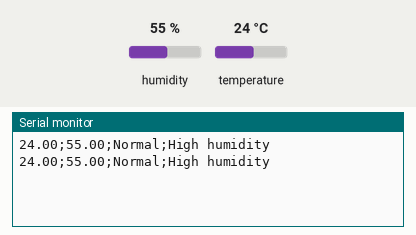
The sketch below on a simulated Arduino Uno, built with avr-gcc and run on an emulated ATmega328P. Shown: the last lines printed to the serial monitor. The test bench sets the inputs (shaded band); at power-on: humidity 55 %, temperature 24 °C.

Above: at 1.8 s.
1.9 s: humidity set to 51 %
At 2.9 s:
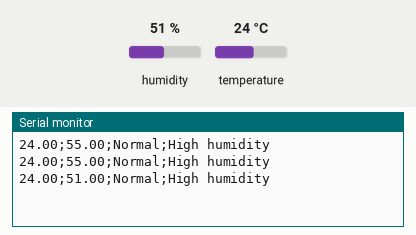
3.4 s: humidity set to 48 %
At 4.9 s:
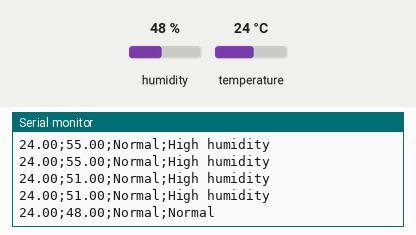
6.6 s: temperature set to 22 °C
At 8.0 s:
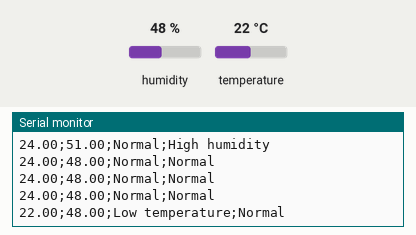
12.7 s: humidity set to 32 %
At 14.0 s:
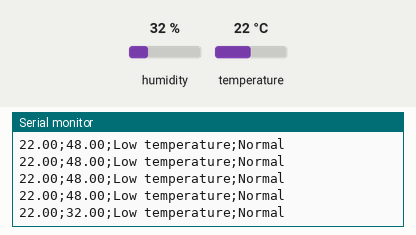
14.2 s: humidity set to 29 %
At 14.7 s:
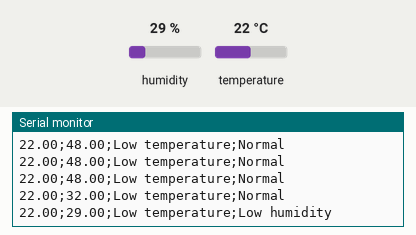

The sketch:

machine.ino
```cpp
#include <dht.h>
dht DHT;
#define DHT11_PIN 7

String statusTemp;
String statusHumd;

void setup() {
  Serial.begin(9600);
}

void loop() {
  int chk = DHT.read11(DHT11_PIN);

  statusTemp = "Normal";
  statusHumd = "Normal";

  if (DHT.temperature >= 35){
   statusTemp = "High temperature";
   }

  if  (DHT.humidity >= 50){
    statusHumd = "High humidity";
  }

  if (DHT.temperature <= 23){
    statusTemp = "Low temperature";
  }

  if (DHT.humidity <= 30){
    statusHumd = "Low humidity";
  }

  String p1 = ";";
  Serial.println(DHT.temperature + p1 + DHT.humidity + p1 + statusTemp + p1 + statusHumd);
  delay(1000);
}


//  if (digitalRead(buttonPin) == LOW) {
//    Serial.println("Change");
//    delay(150);
```

Measured:
- the behaviour switches between 50 and 49 % on humidity (found by bisection; images 1 and 2)
- the behaviour switches between 24 and 23 °C on temperature (found by bisection; images 2 and 3)
- the behaviour switches between 31 and 30 % on humidity (found by bisection; images 4 and 5)
- after the input at 1.9 s, the serial monitor: prints a new line after 0.17 s (image 1)
- after the input at 3.4 s, the serial monitor: prints a new line after 0.72 s (image 2)
- after the input at 6.6 s, the serial monitor: prints a new line after 0.59 s (image 3)
- after the input at 12.7 s, the serial monitor: prints a new line after 0.64 s (image 4)
- after the input at 14.2 s, the serial monitor: prints a new line after 0.16 s (image 5)
